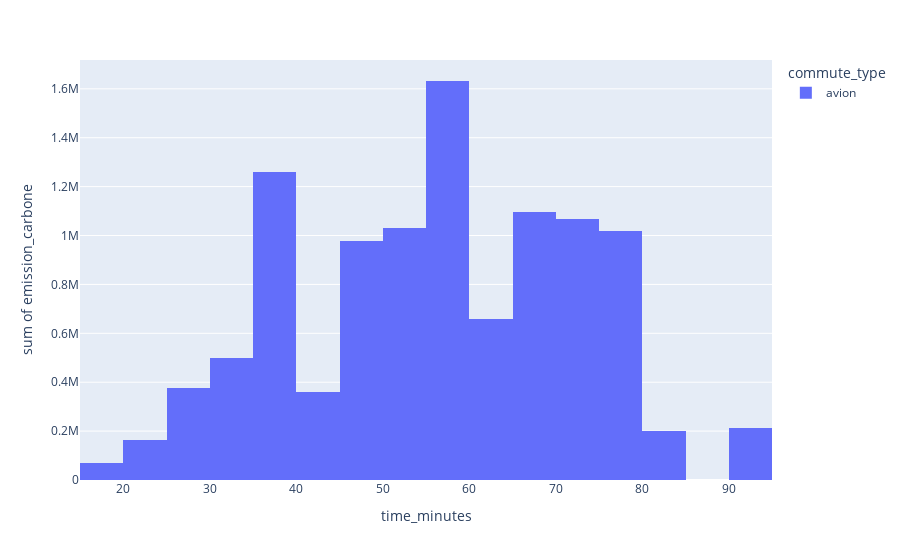

Notebook code cell kept with this figure:
### Code cell
px.histogram(df_commutes[df_commutes.commute_type == "avion"], x="time_minutes", y='emission_carbone', color="commute_type")

### Figure 1 — Plotly figure (JSON) as saved in the notebook; plotly's stock layout.template omitted (floating-point values rounded to 4 significant figures; data arrays with more than 128 entries replaced by an {"elided": "..."} marker saying what was removed)
{"data": [{"bingroup": "x", "histfunc": "sum", "hovertemplate": "commute_type=avion<br>time_minutes=%{x}<br>sum of emission_carbone=%{y}<extra></extra>", "legendgroup": "avion", "marker": {"color": "#636efa", "pattern": {"shape": ""}}, "name": "avion", "orientation": "v", "showlegend": true, "type": "histogram", "x": {"elided": "306 float values"}, "xaxis": "x", "y": {"elided": "306 float values"}, "yaxis": "y"}], "layout": {"barmode": "relative", "legend": {"title": {"text": "commute_type"}, "tracegroupgap": 0}, "margin": {"t": 60}, "xaxis": {"anchor": "y", "domain": [0, 1], "title": {"text": "time_minutes"}}, "yaxis": {"anchor": "x", "domain": [0, 1], "title": {"text": "sum of emission_carbone"}}}}
